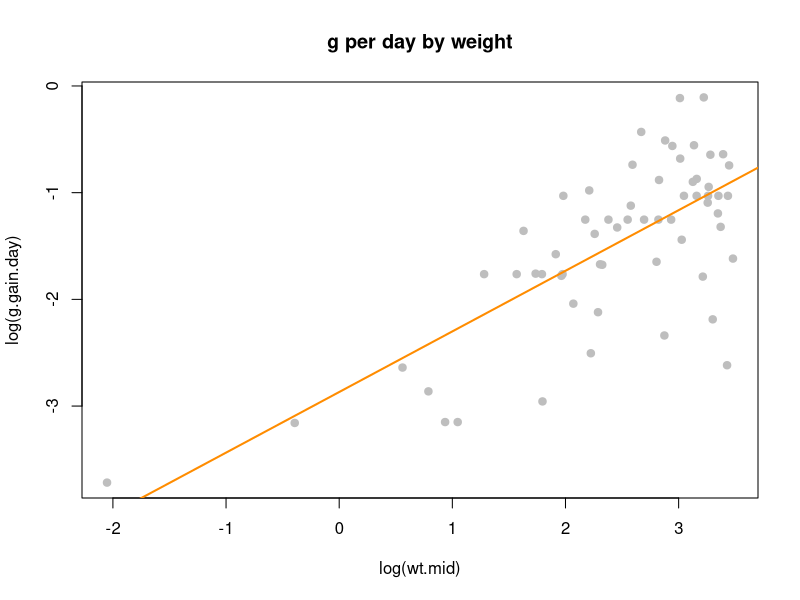
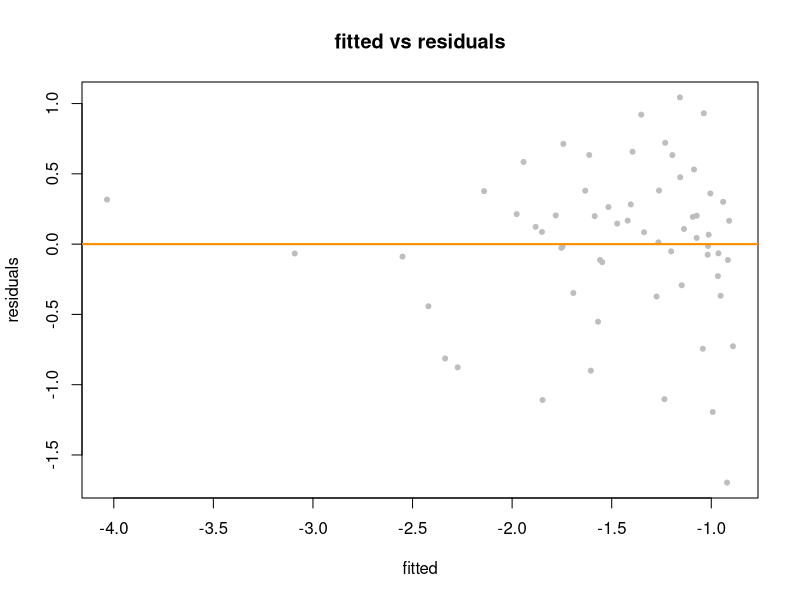
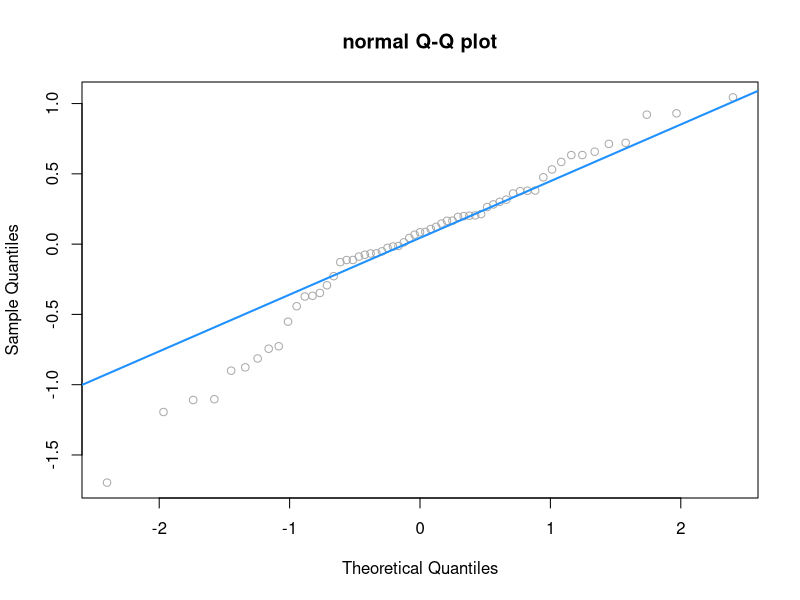
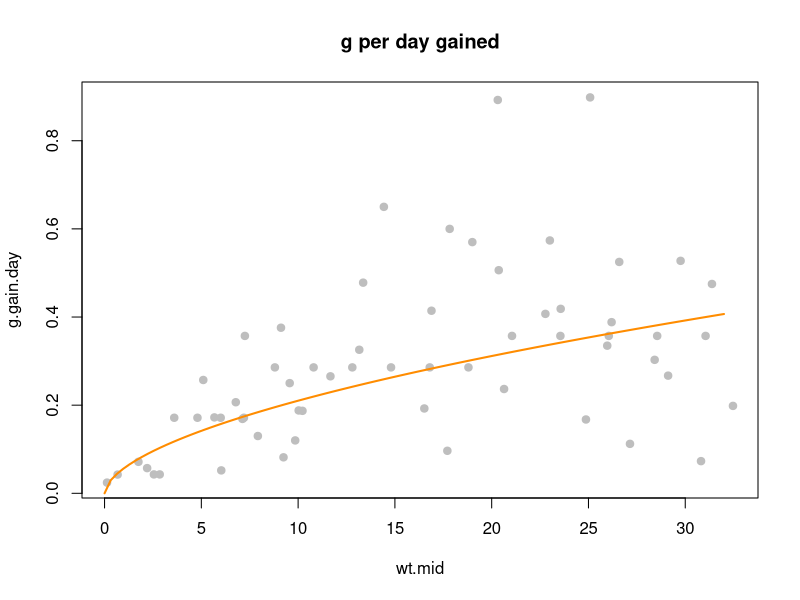
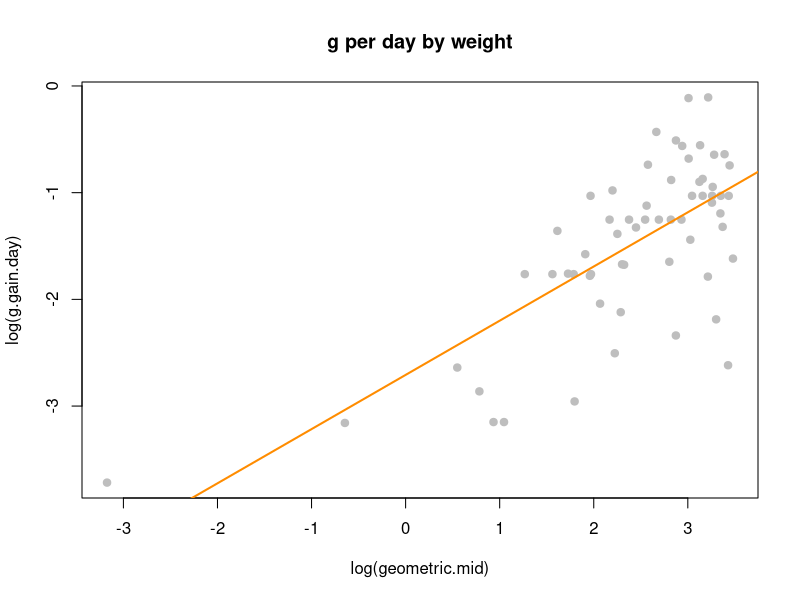
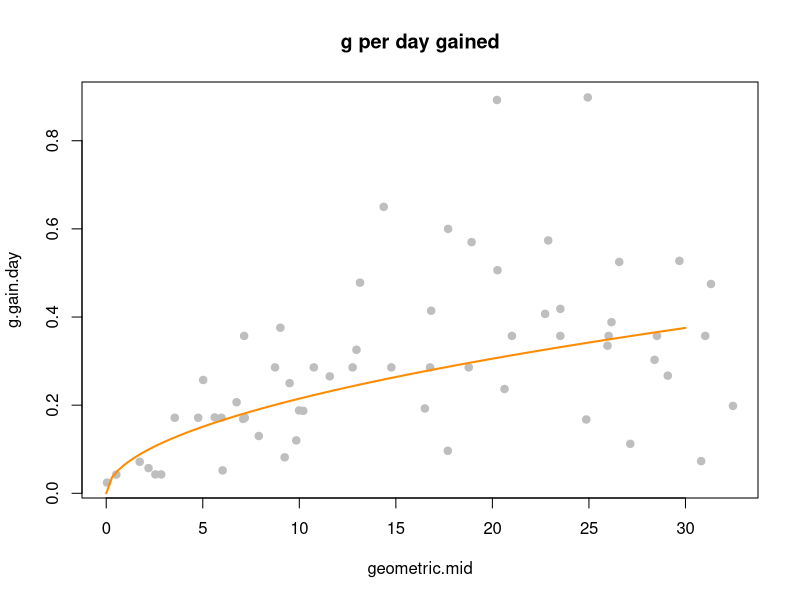
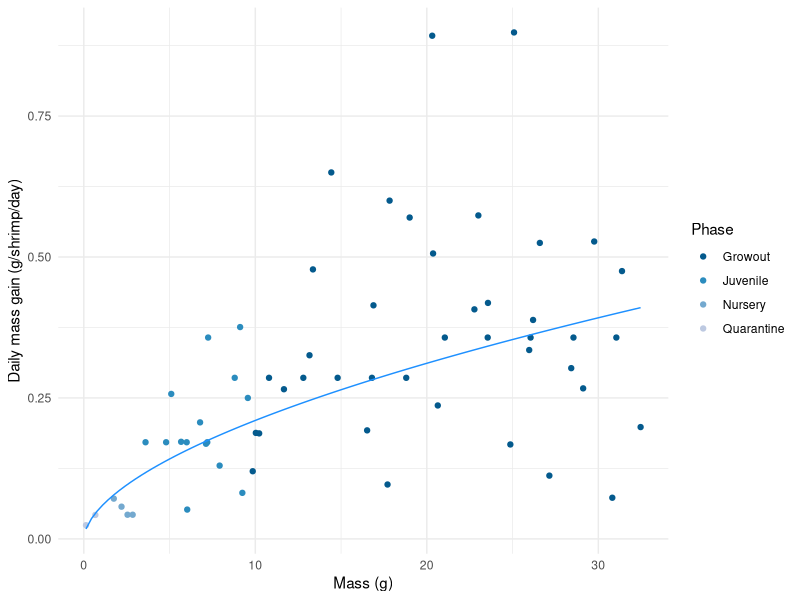
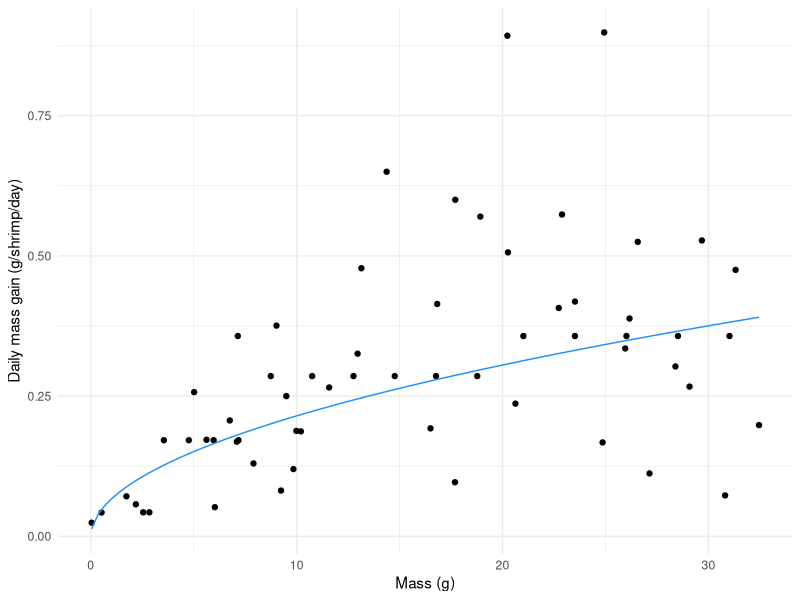

Write R code to recreate these figures, in order. (Note: this script raises an error after producing the figures.)
# import libraries
library(tidyverse)

# import data
shrimp_growout <- read.csv("data/shrimp_growout.csv")

# define parameters
bw_0 <- 0.04
quarantine.max <- 1.2
nursery.max <- 3
juvenile.max <- 10
growout.max <- 32
nursery.harvest <- 5

# find weight gain for weight midpoint
shrimp.growth <- shrimp_growout %>%
  mutate(wt.mid = (wt_2 + wt_1) / 2,
         g.gain.day = (wt_2 - wt_1) / (t_2 - t_1),
         geometric.mid = sqrt(wt_1 * wt_2))

# try base code log-log relationship - looks good!
shrimp.fit.twinlog <- lm(log(g.gain.day) ~ log(wt.mid), data = shrimp.growth)
summary(shrimp.fit.twinlog)

plot(log(g.gain.day) ~ log(wt.mid), data = shrimp.growth, col = "grey", pch = 20, cex = 1.5, main = "g per day by weight")
abline(shrimp.fit.twinlog, col = "darkorange", lwd = 2)

plot(fitted(shrimp.fit.twinlog), resid(shrimp.fit.twinlog), col = "grey", pch = 20,
     xlab = "fitted", ylab = "residuals", main = "fitted vs residuals")
abline(h = 0, col = "darkorange", lwd = 2)

qqnorm(resid(shrimp.fit.twinlog), main = "normal Q-Q plot", col = "darkgrey")
qqline(resid(shrimp.fit.twinlog), col = "dodgerblue", lwd = 2)

plot(g.gain.day ~ wt.mid, data = shrimp.growth, col = "grey", pch = 20, cex = 1.5, main = "g per day gained")
curve(exp(shrimp.fit.twinlog$coef[1]) * x ^ shrimp.fit.twinlog$coef[2], from = 0, to = 32, add = TRUE, col = "darkorange", lwd = 2)

# calculate coefficients for growth curve bw_1 = [bw_0^c_1 + c_2 * days]^c_4
c_1 <- 1 - shrimp.fit.twinlog$coef[2]
c_2 <- c_1 * exp(shrimp.fit.twinlog$coef[1])
c_4 <- 1 / c_1


# set some colours
cols <- c("quarantine" = "#bdc9e1", "nursery" = "#74a9cf", "juvenile" = "#2b8cbe", "growout" = "#045a8d")

# plot relationship between weight and grams gained per day 
p_shrimp_gain <- shrimp.growth %>%
  ggplot(aes(wt.mid, g.gain.day, color = phase)) +
  geom_point() +
  scale_color_manual(name = "Phase",
  labels = c("quarantine" = "Quarantine", "nursery" = "Nursery", "juvenile" = "Juvenile", "growout" = "Growout"),
  values = c(cols)) +
  stat_function(fun = function(x) exp(shrimp.fit.twinlog$coef[1]) * x^shrimp.fit.twinlog$coef[2], color = 'dodgerblue') +
  stat_function(fun = function(x) exp(shrimp.geometric.twinlog$coef[1]) * x^shrimp.geometric.twinlog$coef[2], color = 'black') +
  xlab("Mass (g)") +
  ylab("Daily mass gain (g/shrimp/day)") +
  theme_minimal()

# print plot to file
pdf("plots/p_shrimp_gain.pdf", height = 4)
print(p_shrimp_gain)
dev.off()

# try base code log-log relationship for geometric weight
shrimp.geometric.twinlog <- lm(log(g.gain.day) ~ log(geometric.mid), data = shrimp.growth)
summary(shrimp.geometric.twinlog)

plot(log(g.gain.day) ~ log(geometric.mid), data = shrimp.growth, col = "grey", pch = 20, cex = 1.5, main = "g per day by weight")
abline(shrimp.geometric.twinlog, col = "darkorange", lwd = 2)

plot(g.gain.day ~ geometric.mid, data = shrimp.growth, col = "grey", pch = 20, cex = 1.5, main = "g per day gained")
curve(exp(shrimp.geometric.twinlog$coef[1]) * x ^ shrimp.geometric.twinlog$coef[2], from = 0, to = 30, add = TRUE, col = "darkorange", lwd = 2)

# calculate coefficients for growth curve bw_1 = [bw_0^c_1 + c_2 * days]^c_4
geometric_c_1 <- 1 - shrimp.geometric.twinlog$coef[2]
geometric_c_2 <- c_1 * exp(shrimp.geometric.twinlog$coef[1])
geometric_c_4 <- 1 / geometric_c_1

# plot relationship between weight and grams gained per day 
p_geometric_gain <- shrimp.growth %>%
  ggplot(aes(geometric.mid, g.gain.day)) +
  geom_point() +
  stat_function(fun = function(x) exp(shrimp.geometric.twinlog$coef[1]) * x^shrimp.geometric.twinlog$coef[2], color = 'dodgerblue') +
  xlab("Mass (g)") +
  ylab("Daily mass gain (g/shrimp/day)") +
  theme_minimal()

# print plot to file
pdf("plots/p_geometric_gain.pdf", height = 4)
print(p_geometric_gain)
dev.off()

# estimate body-weight over time
bodyweight <- tibble(day = seq(1,180,1)) %>%
  mutate(bw = (bw_0^c_1 + c_2 * day)^c_4)

# export csv
write.csv(bodyweight, "tabs/bodyweight.csv")

# import fellsmere growth data
fellsmere.growth <- read.csv("data/fellsmere_growth.csv")

# create model to incorporate fellsmere growth data
bodyweight.model <- bodyweight %>%
  mutate(data.source = "model") %>%
  bind_rows(fellsmere.growth)

# shrimp growth model compared to fellsmere
shrimp.model.plot <- 
  bodyweight.model %>%
  ggplot(aes(day, bw, color = data.source)) +
  geom_line() +
  stat_function(fun = function(x) (bw_0^geometric_c_1 + geometric_c_2 * x)^geometric_c_4, color = 'black') +
  labs(x = "Days", y = "Mass (g)") +
  scale_color_discrete(name = "Data source", labels = c("Fellsmere", "Model")) +
  theme_minimal()

# plot estimated growth curve
shrimp.growth.plot <- bodyweight %>%
  ggplot(aes(day, bw)) +
  geom_line() +
  labs(x = "Days", y = "Mass (g)") +
  theme_minimal()

# print plot to file
pdf("plots/shrimp_growth_plot.pdf", height = 4)
print(shrimp.growth.plot)
dev.off()

# estimate body-weight over time geometric model
bodyweight_geometric <- tibble(day = seq(1,180,1)) %>%
  mutate(bw = (bw_0^geometric_c_1 + geometric_c_2 * day)^geometric_c_4)

# write csv
write.csv(bodyweight_geometric, "tabs/bodyweight_geometric.csv")

# plot estimated growth curve geometric
shrimp.geometric.plot <- bodyweight_geometric %>%
  ggplot(aes(day, bw)) +
  geom_line() +
  labs(x = "Days", y = "Mass (g)") +
  theme_minimal()

# find when key bodyweights attained
shrimp.1_2.g <- ceiling(which(abs(bodyweight$bw - quarantine.max) == min(abs(bodyweight$bw - quarantine.max))))

shrimp.3.g <- ceiling(which(abs(bodyweight$bw - nursery.max) == min(abs(bodyweight$bw - nursery.max))))

shrimp.5.g <- ceiling(which(abs(bodyweight$bw - nursery.harvest) == min(abs(bodyweight$bw - nursery.harvest))))

shrimp.10.g <- ceiling(which(abs(bodyweight$bw - juvenile.max) == min(abs(bodyweight$bw - juvenile.max))))

shrimp.32.g <- ceiling(which(abs(bodyweight$bw - growout.max) == min(abs(bodyweight$bw - growout.max))))

shrimp.25.g <- ceiling(which(abs(bodyweight$bw - 25) == min(abs(bodyweight$bw - 25))))


